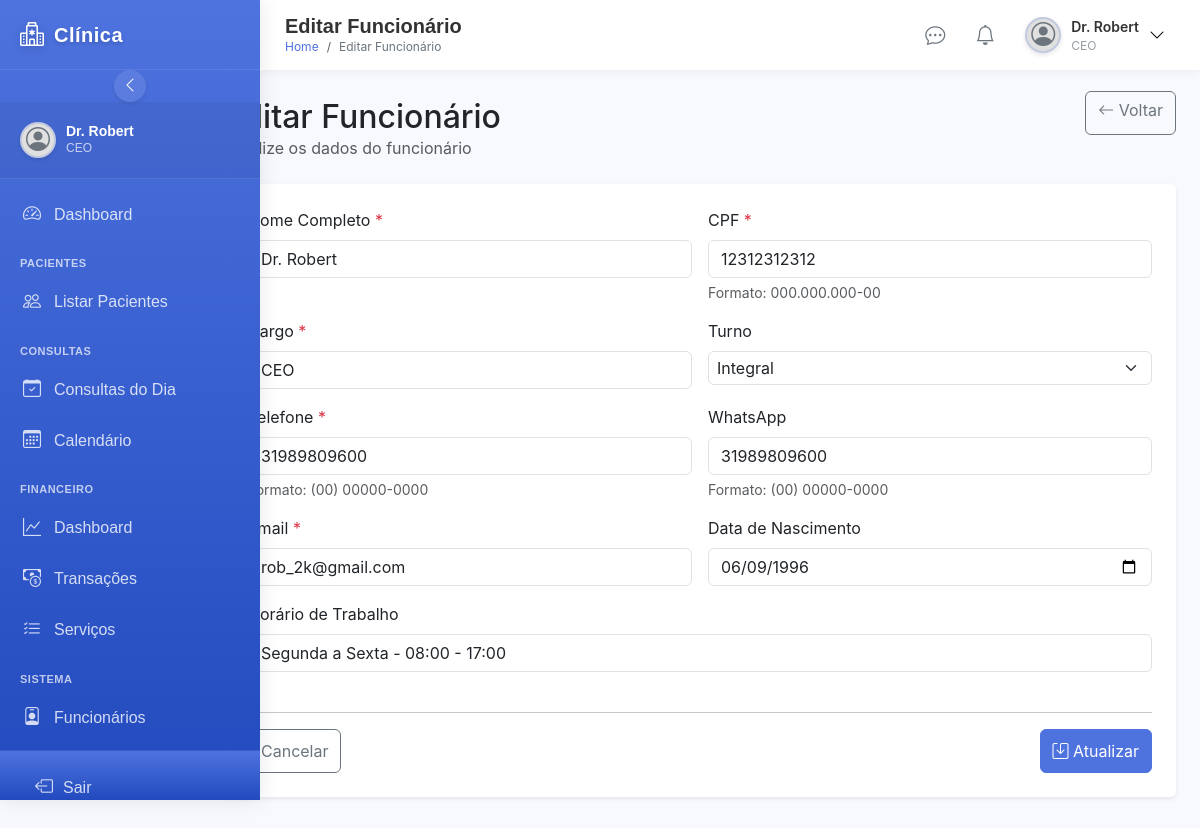
The page /pages/add_funcionario.php?id=17 (signed in) on the database its author committed.
### tables this page shows
CREATE TABLE `funcionarios` (
  `id` int(11) NOT NULL,
  `cpf` varchar(11) NOT NULL,
  `nome` varchar(100) NOT NULL,
  `data_nasc` date DEFAULT NULL,
  `email` varchar(100) DEFAULT NULL,
  `telefone` varchar(15) DEFAULT NULL,
  `whatsapp` varchar(15) DEFAULT NULL,
  `cargo` varchar(50) DEFAULT NULL,
  `turno` varchar(20) DEFAULT NULL,
  `horario_trabalho` varchar(50) DEFAULT NULL,
  `status` enum('Ativo','Inativo') NOT NULL DEFAULT 'Ativo'
);

### pages/add_funcionario.php (the view, shortened to what this page needs)
<?php
require_once '../config/config.php';
$isEdit = false;
if (isset($_GET['id']) && !empty($_GET['id'])) {
    $funcionarioId = intval($_GET['id']);
    $isEdit = true;
    $sql = "SELECT * FROM funcionarios WHERE id = ?";
    $stmt = $conn->prepare($sql);
    $stmt->bind_param("i", $funcionarioId);
    $stmt->execute();
    $result = $stmt->get_result();
    $funcionario = $result->fetch_assoc();
}
$titulo = $isEdit ? "Editar Funcionário" : "Novo Funcionário";
?>
<!DOCTYPE html>
<html lang="pt-br">
<head>
    <link href="https://cdn.jsdelivr.net/npm/bootstrap@5.3.0/dist/css/bootstrap.min.css" rel="stylesheet">
    <link rel="stylesheet" href="https://cdn.jsdelivr.net/npm/bootstrap-icons@1.11.3/font/bootstrap-icons.min.css">
    <link rel="stylesheet" href="../css/styles.css">
    <link rel="stylesheet" href="../css/responsive.css">
</head>
<body>
    <div class="d-flex">
        <div class="d-none d-md-block">
            <?php include '../includes/sidebar.php' ?>
        </div>
        <div class="col-lg-10 col-md-9 ms-auto px-0">
            <div class="mb-5">
                <?php include '../includes/topbar.php' ?>
            </div>
                <div class="container-fluid px-4 mt-5 soberba">
                    <div class="row mb-4 align-items-center fade-in mt-5">
                        <div class="col-md-8">
                            <h2 class="mb-0 mt-5"><?= $titulo ?></h2>
                            <p class="text-muted mb-0"><?= $isEdit ? "Atualize os dados do funcionário" : "Cadastre um novo funcionário no sistema" ?></p>
                        </div>
                        <div class="col-md-4 text-md-end mt-3">
                            <a href="funcionarios.php" class="btn btn-outline-secondary ">
                                <i class="bi bi-arrow-left"></i> Voltar
                            </a>
                        </div>
                    </div>
                    <div class="row mb-4 slide-in-up" style="animation-delay: 0.1s;">
                        <div class="col-12">
                            <div class="card border-0 shadow-sm">
                                <div class="card-body p-4">
                                    <form id="funcionarioForm" class="row g-3">
                                        <div class="col-md-6">
                                            <label for="nome" class="form-label">Nome Completo <span class="text-danger">*</span></label>
                                            <input type="text" class="form-control" id="nome" name="nome" required
                                                value="<?= $isEdit ? htmlspecialchars($funcionario['nome']) : '' ?>">
                                        </div>
                                        <div class="col-md-6">
                                            <label for="cpf" class="form-label">CPF <span class="text-danger">*</span></label>
                                            <input type="text" class="form-control" id="cpf" name="cpf" required
                                                value="<?= $isEdit ? htmlspecialchars($funcionario['cpf']) : '' ?>"
                                                <?= $isEdit ? 'readonly' : '' ?>>
                                            <div class="form-text">Formato: 000.000.000-00</div>
                                        </div>
                                        <div class="col-md-6">
                                            <label for="cargo" class="form-label">Cargo <span class="text-danger">*</span></label>
                                            <input type="text" class="form-control" id="cargo" name="cargo" required
                                                value="<?= $isEdit ? htmlspecialchars($funcionario['cargo']) : '' ?>"
                                                list="cargos-list">
                                        </div>
                                        <div class="col-md-6">
                                            <label for="turno" class="form-label">Turno</label>
                                            <select class="form-select" id="turno" name="turno">
                                                <option value="Integral" <?= $isEdit && isset($funcionario['turno']) && $funcionario['turno'] === 'Integral' ? 'selected' : '' ?>>Integral</option>
                                            </select>
                                        </div>
                                        <div class="col-md-6">
                                            <label for="telefone" class="form-label">Telefone <span class="text-danger">*</span></label>
                                            <input type="text" class="form-control" id="telefone" name="telefone" required
                                                value="<?= $isEdit ? htmlspecialchars($funcionario['telefone']) : '' ?>">
                                            <div class="form-text">Formato: (00) 00000-0000</div>
                                        </div>
                                        <div class="col-md-6">
                                            <label for="whatsapp" class="form-label">WhatsApp</label>
                                            <input type="text" class="form-control" id="whatsapp" name="whatsapp"
                                                value="<?= $isEdit ? htmlspecialchars($funcionario['whatsapp']) : '' ?>">
                                            <div class="form-text">Formato: (00) 00000-0000</div>
                                        </div>
                                        <div class="col-md-6">
                                            <label for="email" class="form-label">Email <span class="text-danger">*</span></label>
                                            <input type="email" class="form-control" id="email" name="email" required
                                                value="<?= $isEdit ? htmlspecialchars($funcionario['email']) : '' ?>">
                                        </div>
                                        <div class="col-md-6">
                                            <label for="data_nascimento" class="form-label">Data de Nascimento</label>
                                            <input type="date" class="form-control" id="data_nascimento" name="data_nascimento"
                                                value="<?= $isEdit && isset($funcionario['data_nasc']) ? htmlspecialchars($funcionario['data_nasc']) : '' ?>">
                                        </div>
                                        <div class="col-md-12">
                                            <label for="horario_trabalho" class="form-label">Horário de Trabalho</label>
                                            <input type="text" class="form-control" id="horario_trabalho" name="horario_trabalho"
                                                value="<?= $isEdit && isset($funcionario['horario_trabalho']) ? htmlspecialchars($funcionario['horario_trabalho']) : '' ?>"
                                                placeholder="Ex: Segunda a Sexta, 08:00 às 17:00">
                                        </div>
                                        <div class="col-12 mt-4">
                                            <hr>
                                            <div class="d-flex justify-content-between">
                                                <button type="button" class="btn btn-outline-secondary" onclick="window.location.href='funcionarios.php'">Cancelar</button>
                                                <button type="submit" class="btn btn-primary" id="salvarBtn">
                                                    <i class="bi bi-save"></i> <?= $isEdit ? 'Atualizar' : 'Salvar' ?>
                                                </button>
                                            </div>
                                        </div>
                                    </form>
                                </div>
                            </div>
                        </div>
                    </div>
                </div>
        </div>
    </div>
</body>
</html>

### css/styles.css (style rules this page uses)
:root { --primary-color: #4e73df; --secondary-color: #6c757d; --success-color: #1cc88a; --info-color: #36b9cc; --warning-color: #f6c23e; --danger-color: #e74a3b; --light-color: #f8f9fc; --dark-color: #5a5c69; }
body { background-color: #f8f9fc; font-family: "Nunito", -apple-system, BlinkMacSystemFont, "Segoe UI", Roboto, "Helvetica Neue", Arial, sans-serif; }
.card { border: none; border-radius: 0.35rem; box-shadow: 0 0.15rem 1.75rem 0 rgba(58, 59, 69, 0.1); }
.btn-primary { background-color: var(--primary-color); border-color: var(--primary-color); }
.fade-in { animation: fadeIn 0.5s ease-in-out; }
.slide-in-up { animation: slideInUp 0.5s ease-in-out; }

### css/responsive.css (style rules this page uses)
@media (hover: none) { .btn { min-height: 44px; } }
@media (hover: none) { input, select, textarea { font-size: 16px !important; } }
body.has-mobile-nav { padding-bottom: 65px; }

### pages/add_funcionario.php (style rules this page uses)
.soberba { margin-top: 50px !important; }
.form-select { font-size: 20px; padding: 4px 8px; }
.form-select option { font-size: 12px; }
.fade-in { animation: fadeIn 0.5s ease-in-out; }
.slide-in-up { animation: slideInUp 0.5s ease-in-out; }

### includes/sidebar.php (style rules this page uses)
:root { --sidebar-width: 260px; --sidebar-collapsed-width: 70px; --sidebar-bg: linear-gradient(180deg, #4e73df 0%, #224abe 100%); --sidebar-color: #fff; --sidebar-hover-bg: rgba(255, 255, 255, 0.1); --sidebar-active-bg: rgba(255, 255, 255, 0.15); --sidebar-border: rgba(255, 255, 255, 0.1); --sidebar-icon-size: 18px; --sidebar-transition: all 0.3s ease; --sidebar-shadow: 0 0 20px rgba(0, 0, 0, 0.1); --sidebar-header-height: 70px; --sidebar-footer-height: 50px; }

### includes/topbar.php (style rules this page uses)
:root { --topbar-height: 70px; --topbar-bg: #fff; --topbar-color: #333; --topbar-border: rgba(0, 0, 0, 0.05); --topbar-shadow: 0 2px 10px rgba(0, 0, 0, 0.05); --topbar-transition: all 0.3s ease; --primary-color: #4e73df; --primary-hover: #3a5ccc; --sidebar-width: 260px; --sidebar-collapsed-width: 70px; }

### rows shown on the page
funcionarios: nome "Dr. Robert", cpf "12312312312", cargo "CEO", turno "Integral", telefone "31989809600", whatsapp "31989809600", email "rob_2k@gmail.com", data_nascimento "06/09/1996", horario_trabalho "Segunda a Sexta - 08:00 - 17:00"

### other values the page prints
$nomeUsuario "Dr. Robert"
$cargoUsuario "CEO"
$tituloPagina "Editar Funcionário"
$titulo "Editar Funcionário"
